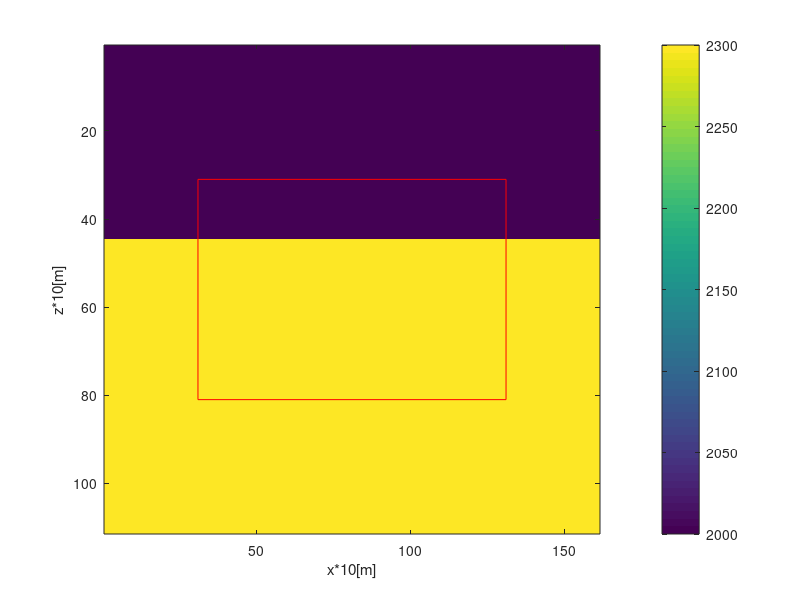

Source code (MATLAB): (Note: this script raises an error after producing the figure.)
%% input parameters
clear all;
close all;
load('true_rect.mat');
dims.dh=10;
lp=30;
% initial velocity model
v0=ones([51,101])*2000;
% estimation to first layer thickness
l1=15;
% estimation to first layer velocity
v0(l1:end,:)=2300;
dims.dt=10^-3; % [s]
dims.nz0=size(v0,1); % Cells in z-direction
dims.nx0=size(v0,2); % Cells in x-direction
dims.nt=1000; % Amount of time steps
dims.ns=dims.nt;
%% extend the velocity model region to employ PML
v=v0;
temp=v0(1,:);
temp2=v0(end,:);
v=[temp(ones(lp,1),:);
    v;
    temp2(ones(lp,1),:)];
temp3=v(:,1);
temp4=v(:,end);
v=[temp3(:,ones(1,lp)),v,temp4(:,ones(1,lp))];
figure;
imagesc(v);
colorbar;
xlabel({['x*' num2str(dims.dh) '[m]']});
ylabel({['z*' num2str(dims.dh) '[m]']});
hold on;
plot([lp+1,dims.nx0+lp],[lp+1,lp+1],'color','red');
hold on;
plot([lp+1,dims.nx0+lp],[lp+dims.nz0,lp+dims.nz0],'color','red');
hold on;
plot([lp+1,lp+1],[lp+1,lp+dims.nz0],'color','red');
hold on;
plot([dims.nx0+lp,dims.nx0+lp],[lp+1,lp+dims.nz0],'color','red');
axis on;
shg;
Rc=.1;

%% Model dimensions
dims.nz=size(v,1);
dims.nx=size(v,2);
% mz=31:81
dims.mz=lp+1:dims.nz0+lp;
% mx=31:131
dims.mx=lp+1:dims.nx0+lp;
%% source
singles=rickerWave(10,dims);
dims.sx=min(dims.mx):max(dims.mx);
dims.sz=min(dims.mz)*ones(1,length(dims.mx));
%% Receiver locations
dims.rx=min(dims.mx):max(dims.mx);
dims.rz=min(dims.mz)*ones(1,length(dims.rx));
%% source
fs=1/dims.dt;
L=dims.nt;
n=2000;
f=fs*(0:(n/2))/n;
s=zeros([dims.nz*dims.nx,1]);
source_freq=fft(singles,n)/(n/2);
source_freq2=source_freq(1:n/2+1);
% check source
source_time=ifft(source_freq2,n,1)*n;
figure('name','source signals');
subplot(3,1,1)
plot(dims.dt:dims.dt:dims.dt*L,real(singles));
xlabel(['t [s]']);
title('original');
subplot(3,1,2)
plot(dims.dt:dims.dt:dims.dt*L,real(source_time(1:dims.nt)));
xlabel(['t' [s]']);
title('transformed from frequency');
subplot(3,1,3)
plot(abs(source_freq2));
%aa=reshape(aa,[300,1]);
%plot(real(aa))
title('frequency domain');
shg;
%% find effective frequency of source
s_diff=diff(abs(source_freq2));
s_diff=[s_diff(1);s_diff];
s_lim=find(abs(source_freq2)<.01*max(abs(source_freq2)) & s_diff<0);
s_lim2=s_lim(1);
f_range=1:s_lim2;
f2=f(f_range);
ome=2*pi*f2;

% source term
sf=source_freq2(1:s_lim2);
%% run solver
nz=dims.nz;
nx=dims.nx;

dh=dims.dh;
nt=dims.nt;
% ome
% sf
rz=dims.rz;
rx=dims.rx;

% v
%% source location in FWI
shot_interval=1;
sx0=dims.sx(1):shot_interval:dims.sx(end);
sz0=dims.sz(1)*ones(size(sx0));
%%

alp=64;
n_iteration=30;
vg_progress=zeros([dims.nz,dims.nx,n_iteration+1]);
v_progress=zeros([dims.nz,dims.nx,n_iteration+1]);
v_progress(:,:,1)=v;
alp_progress=zeros([length(n_iteration)+1,1]);
of_progress=zeros([length(n_iteration)+1,1]);
d0=log(1/Rc)/log(10)*3*v/2/lp;
% wavefield in forward modeling
pt=zeros([dims.nz,dims.nx,dims.nt,length(sx0)]);
% recording in forward modeling
rect=zeros([dims.nt,length(dims.rx),length(sx0)]);
tic;
for l=1:n_iteration
    fprintf('\niteration=%d/%d',l,n_iteration);
    oft=zeros([length(sx0),1]);
    vg_t=zeros([dims.nz,dims.nx,length(sx0)]);
    for i=1:length(sx0)
        % forward modeling
        sz=sz0(i);
        sx=sx0(i);
        if l==1
            [~,pt(:,:,:,i),~,rect(:,:,i)]=solver(nz,nx,dh,nt,sz,sx,ome,n,sf,rz,rx,v_progress(:,:,l),lp,d0);
            et=rect(:,:,i)-true_rect(:,:,dims.sx==sx);
        else
            et=rect(:,:,i)-true_rect(:,:,dims.sx==sx);
        end
        oft(i)=norm(et);
        % time reverse residual
        ert=flip(et,1);
        %% adjoint modeling
        % quantity of time reversed error kernel in frequency domain
        n_er=2000;
        fs2=1/dims.dt;
        f2=fs*(0:(n_er/2))/n_er;
        er=fft(ert,n_er,1)/(n_er/2);
        er2=er(1:n_er/2+1,:);
        t=.01*max(abs(er2),[],1);
        t2=zeros(size(er2,2),1);
        for j=1:length(t2)
            t3=find(abs(er2(:,j))>=t(j));
            t(j)=max(t3);
        end
        f_range2=1:max(t);
        
        sz2=dims.rz;
        sx2=dims.rx;
        
        ome2=2*pi*f2;
        sf2=er2;

        [~,pt2,~,~]=solver(nz,nx,dh,nt,sz2,sx2,ome2(f_range2),n_er,sf2(f_range2,:),rz,rx,v_progress(:,:,l),lp,d0);
        r_pt2=flip(pt2,3);
        r_pt2_t=diff(r_pt2,1,3)/dims.dt;
        pt_t=diff(pt(:,:,:,i),1,3)/dims.dt;
        vg_t(:,:,i)=sum(r_pt2_t.*pt_t,3);
    end
    vg_t2=sum(vg_t,3);
    vg_t3=vg_t2;
    vg_t3(1:dims.mz-1,:)=0;
    vg_progress(:,:,l+1)=taperGradient(vg_t3,lp,l1);
    if l==1
        of_progress(l)=mean(oft);
    end
    fprintf('\n\t previous OF=%.10f',of_progress(l));
    
    figure(11)
    set(gcf,'Position',[100,100,800,600]);
    subplot(2,2,1)
    imagesc(vg_progress(:,:,l+1));
    colorbar;
    xlabel({['x*' num2str(dims.dh) '[m]']});
    ylabel({['z*' num2str(dims.dh) '[m]']});
    title('velocity gradient [m/s]');
    axis on;
    xlabel({['x*' num2str(dims.dh) '[m]']});
    ylabel({['z*' num2str(dims.dh) '[m]']});
    hold on;
    ax=plot([lp+1,dims.nx0+lp],[lp+1,lp+1],'color','red');
    hold on;
    ax=plot([lp+1,dims.nx0+lp],[lp+dims.nz0,lp+dims.nz0],'color','red');
    hold on;
    ax=plot([lp+1,lp+1],[lp+1,lp+dims.nz0],'color','red');
    hold on;
    ax=plot([dims.nx0+lp,dims.nx0+lp],[lp+1,lp+dims.nz0],'color','red');
    legend(ax,'PML boundary','location',[0.48,0.03,0.05,0.005],'orientation','horizontal');
    shg;
    %% search for scale
    while 1
        fprintf('\n\t alp=%f',alp);
        v_progress(:,:,l+1)=v_progress(:,:,l)+alp*vg_progress(:,:,l+1);
        d0=log(1/Rc)/log(10)*3*v_progress(:,:,l+1)/2/lp;
        oft3=zeros([length(sx0),1]);
        for i=1:length(sx0)
            sz=sz0(i);
            sx=sx0(i);
            [~,pt(:,:,:,i),~,rect(:,:,i)]=solver(nz,nx,dh,nt,sz,sx,ome,n,sf,rz,rx,v_progress(:,:,l+1),lp,d0);
            et3=rect(:,:,i)-true_rect(:,:,dims.sx==sx);
            oft3(i)=norm(et3);
            fprintf('\t current OF(%d/%d)=%.10f',i,length(sx0),oft3(i));
        end
        of_progress(l+1)=mean(oft3);
        if of_progress(l+1)<of_progress(l)
            alp_progress(l+1)=alp;
            break
        else
            alp=alp/2;
            if alp<1
                break
            end
        end
    end
    if alp<1
        break
    end
    fprintf('\n \t current OF=%.10f',of_progress(l+1));
    figure(11)
    subplot(2,2,2)
    imagesc(v_progress(:,:,l+1));
    colorbar;
    xlabel({['x*' num2str(dims.dh) '[m]']});
    ylabel({['z*' num2str(dims.dh) '[m]']});
    title('velocity [m/s]');
    xlabel({['x*' num2str(dims.dh) '[m]']});
    ylabel({['z*' num2str(dims.dh) '[m]']});
    hold on;
    ax=plot([lp+1,dims.nx0+lp],[lp+1,lp+1],'color','red');
    hold on;
    ax=plot([lp+1,dims.nx0+lp],[lp+dims.nz0,lp+dims.nz0],'color','red');
    hold on;
    ax=plot([lp+1,lp+1],[lp+1,lp+dims.nz0],'color','red');
    hold on;
    ax=plot([dims.nx0+lp,dims.nx0+lp],[lp+1,lp+dims.nz0],'color','red');
    axis on;
    subplot(2,2,3)
    scatter((1:l+1)-1,of_progress(1:l+1),'x');
    xlabel('iteration times');
    ylabel('objective function');
    subplot(2,2,4)
    scatter((1:l+1)-1,alp_progress(1:l+1),'x');
    xlabel('iteration times');
    ylabel('alp');
    shg;
    print(gcf,['C:\Users\zhang\OneDrive\project\acoustic_freq_FWI_PML\progress\progress_image' num2str(l) '.png'],'-dpng','-r600');
    %%
    fprintf('\n \t t=%f s',toc);
end
%% save variable
final.n_iteration=n_iteration;
final.vg=vg_progress;
final.v=v_progress;
final.alp=alp_progress;
final.of=of_progress;
save('final.mat','final');
%% visualize wavefield
%{
ptv=pt;
figure(2)
for i=1:fix(size(pt2,3)/30):size(pt2,3)
    %C=imfuse(real(ptv(:,:,i)),v,'falsecolor','Scaling','independent','ColorChannels','red-cyan');
    subplot(2,1,1)
    imshow(real(ptv(:,:,i)),.1*[min(real(ptv(:))),max(real(ptv(:)))]);
    colorbar;
    xlabel({['x*' num2str(dims.dh) '[m]']});
    ylabel({['z*' num2str(dims.dh) '[m]']});
    title({['t=' num2str(i*dims.dt) 's'],['p']});
    hold on;
    plot([lp+1,dims.nx0+lp],[lp+1,lp+1],'color','red');
    hold on;
    plot([lp+1,dims.nx0+lp],[lp+dims.nz0,lp+dims.nz0],'color','red');
    hold on;
    plot([lp+1,lp+1],[lp+1,lp+dims.nz0],'color','red');
    hold on;
    plot([dims.nx0+lp,dims.nx0+lp],[lp+1,lp+dims.nz0],'color','red');
    axis on;
    
    subplot(2,1,2)
    imshow(vg_progress(:,:,l),[min(min(vg_progress(:,:,l))),max(max(vg_progress(:,:,l)))]);
    colorbar;
    xlabel({['x*' num2str(dims.dh) '[m]']});
    ylabel({['z*' num2str(dims.dh) '[m]']});
    %title({['t=' num2str(i*dims.dt) 's'],['p']});
    hold on;
    plot([lp+1,dims.nx0+lp],[lp+1,lp+1],'color','red');
    hold on;
    plot([lp+1,dims.nx0+lp],[lp+dims.nz0,lp+dims.nz0],'color','red');
    hold on;
    plot([lp+1,lp+1],[lp+1,lp+dims.nz0],'color','red');
    hold on;
    plot([dims.nx0+lp,dims.nx0+lp],[lp+1,lp+dims.nz0],'color','red');
    axis on;
    shg;
end
%}